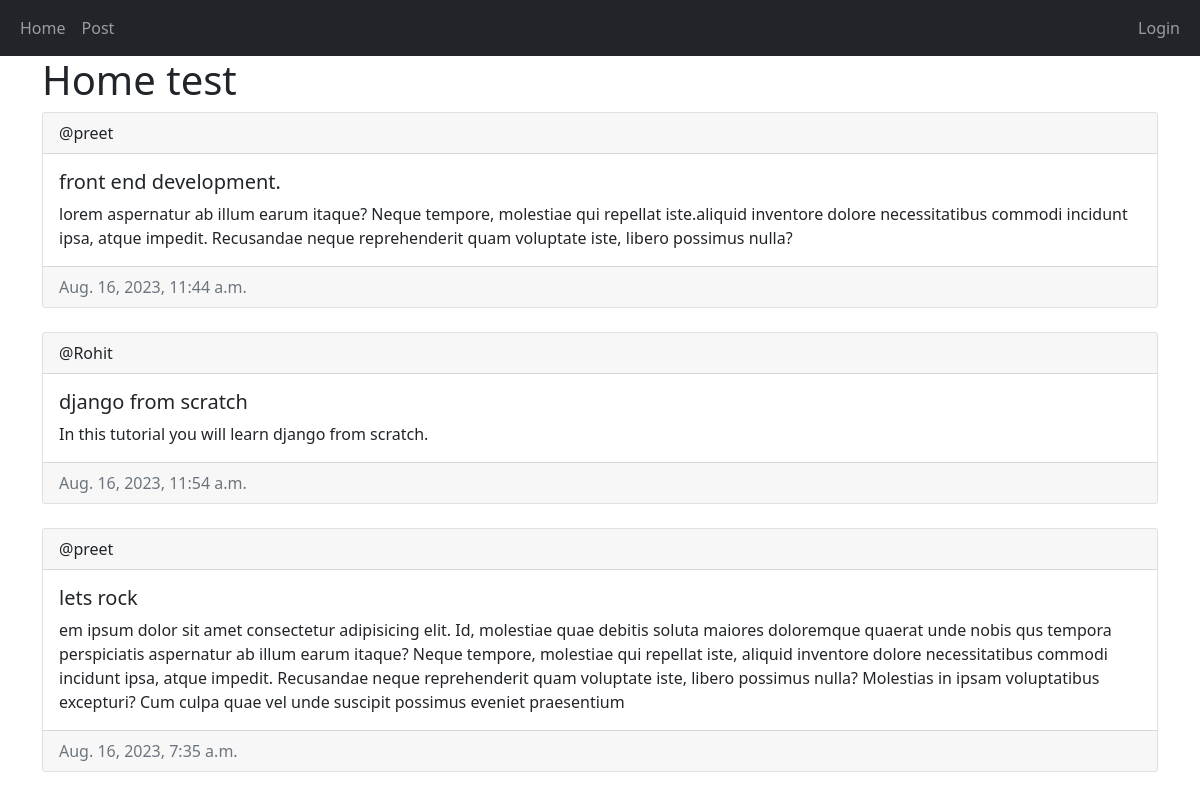
The page / on the database its author committed.
### base/models.py (models this page shows, shortened)
class Post(models.Model):
    creator = models.ForeignKey(User, on_delete = models.CASCADE)
    title = models.CharField(max_length = 200)
    content = models.TextField()
    created = models.DateTimeField(auto_now_add = True)
    updated = models.DateTimeField(auto_now = True)
    class Meta:
        ordering = ["-updated","-created"]

### base/views.py (the view)
# urls.py: 2. Add a URL to urlpatterns:  path('', views.home, name='home')
def home(request):
    posts = Post.objects.all()
    context = {'posts': posts}
    return render(request,'base/home.html' ,context)

### base/templates/base/home.html (shortened to what this page needs)
{% extends 'main.html' %}
{%block content %}
<h1>Home test</h1>
{% for post in posts %}
<div class="card">
    <div class="card-header">
        <span>@{{post.creator}}</span>
    </div>
    <div class="card-body">
        <h5 class="card-title">{{post.title}}</h5>
        <p class="card-text">{{post.content}}</p>
    </div>
    <div class="card-footer text-muted">
        {{post.created}}
    </div>
</div>
<br>
{% endfor %}
{%endblock %}

### rows shown on the page
Post: creator "preet", title "front end development.", content "lorem aspernatur ab illum earum itaque? Neque tempore, molestiae qui repellat iste.aliquid inventore dolore necessitatibus commodi incidunt ipsa, atque impedit. Recusandae neque reprehenderit quam voluptate iste, libero possimus nulla?", created "Aug. 16, 2023, 11:44 a.m."
Post: creator "Rohit", title "django from scratch", content "In this tutorial you will learn django from scratch.", created "Aug. 16, 2023, 11:54 a.m."
Post: creator "preet", title "lets rock", content "em ipsum dolor sit amet consectetur adipisicing elit. Id, molestiae quae debitis soluta maiores doloremque quaerat unde nobis qus tempora perspiciatis aspernatur ab illum earum itaque? Neque tempore, molestiae qui repellat iste, aliquid inventore dolore necessitatibus commodi incidunt ipsa, atque impedit. Recusandae neque reprehenderit quam voluptate iste, libero possimus nulla? Molestias in ipsam voluptatibus excepturi? Cum culpa quae vel unde suscipit possimus eveniet praesentium", created "Aug. 16, 2023, 7:35 a.m."
